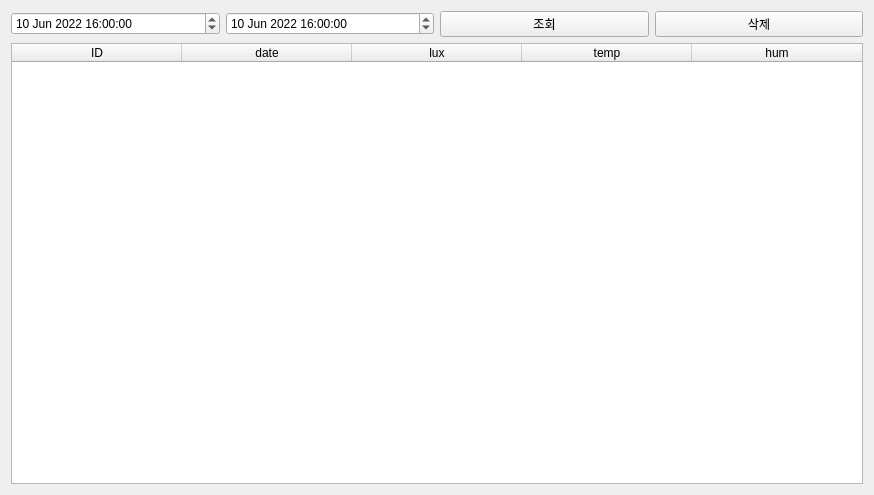
<?xml version="1.0" encoding="UTF-8"?>
<ui version="4.0">
 <class>tab6_DB_View</class>
 <widget class="QWidget" name="tab6_DB_View">
  <property name="geometry">
   <rect>
    <x>0</x>
    <y>0</y>
    <width>874</width>
    <height>495</height>
   </rect>
  </property>
  <property name="windowTitle">
   <string>Form</string>
  </property>
  <layout class="QVBoxLayout" name="verticalLayout">
   <item>
    <layout class="QHBoxLayout" name="horizontalLayout">
     <item>
      <widget class="QDateTimeEdit" name="pdateTimeEdit_from">
       <property name="dateTime">
        <datetime>
         <hour>16</hour>
         <minute>0</minute>
         <second>0</second>
         <year>2022</year>
         <month>6</month>
         <day>10</day>
        </datetime>
       </property>
      </widget>
     </item>
     <item>
      <widget class="QDateTimeEdit" name="pdateTimeEdit_to">
       <property name="dateTime">
        <datetime>
         <hour>16</hour>
         <minute>0</minute>
         <second>0</second>
         <year>2022</year>
         <month>6</month>
         <day>10</day>
        </datetime>
       </property>
      </widget>
     </item>
     <item>
      <widget class="QPushButton" name="pPB_search">
       <property name="text">
        <string>조회</string>
       </property>
      </widget>
     </item>
     <item>
      <widget class="QPushButton" name="pPB_delete">
       <property name="text">
        <string>삭제</string>
       </property>
      </widget>
     </item>
    </layout>
   </item>
   <item>
    <layout class="QHBoxLayout" name="horizontalLayout_2">
     <item>
      <widget class="QTableWidget" name="pTableWidget">
       <attribute name="horizontalHeaderDefaultSectionSize">
        <number>170</number>
       </attribute>
       <column>
        <property name="text">
         <string>ID</string>
        </property>
       </column>
       <column>
        <property name="text">
         <string>date</string>
        </property>
       </column>
       <column>
        <property name="text">
         <string>lux</string>
        </property>
       </column>
       <column>
        <property name="text">
         <string>temp</string>
        </property>
       </column>
       <column>
        <property name="text">
         <string>hum</string>
        </property>
       </column>
      </widget>
     </item>
    </layout>
   </item>
  </layout>
 </widget>
 <resources/>
 <connections/>
</ui>
